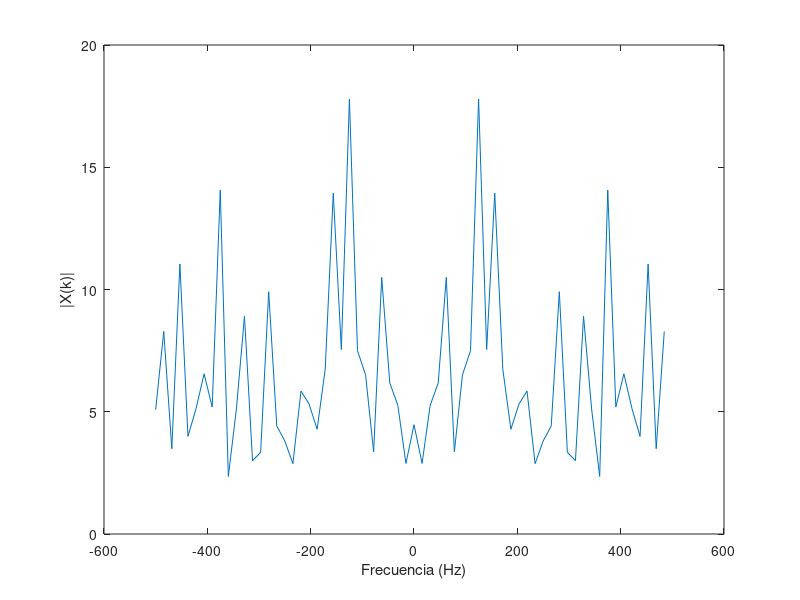

Here is the MATLAB script that generated this plot: (Note: this script raises an error after producing the figure.)
%%%%%%%%%%%%%%%%%%%%%%%%%%%%%%%%%%%%%%%%%%%%%%%%%%%%%%%%%%%%
%%%%%%%%%%%%%%  PARTE 1: Convolución Circular %%%%%%%%%%%%%%
%%%%%%%%%%%%%%%%%%%%%%%%%%%%%%%%%%%%%%%%%%%%%%%%%%%%%%%%%%%%

% PREGUNTA 1

% Parámetros
N = 64;        % Longitud de x[n], puede ajustarse
Ts = 1e-3;     % Periodo de muestreo

% Generar señal aleatoria x[n]
x = randn(N, 1);

% Calcular su espectro X(k)
X = fftshift(fft(x));

% Vector de frecuencia para graficar
Fs = 1/Ts;
f = (-N/2:N/2-1)*(Fs/N);

% Graficar el espectro de x[n]
figure;
plot(f, abs(X));
xlabel("Frecuencia (Hz)");
ylabel("|X(k)|");
xline(0)
title("Espectro de x[n]");


% PREGUNTA 2

% Respuesta al impulso del canal h[n]
h = [-0.1, 0.3, -0.5, 0.7, -0.9, 0.7, -0.5, 0.3, -0.1]';

% Llenar con ceros h[n] hasta longitud N
h_padded = [h; zeros(N - length(h), 1)];

% Calcular su espectro H(k)
H = fftshift(fft(h_padded));

% Graficar el espectro de h[n]
figure;
plot(f, abs(H));
xlabel("Frecuencia (Hz)");
ylabel("|H(k)|");
title("Espectro de h[n]");


% PREGUNTA 3

% Convolución lineal
y = conv(x, h);

% Calcular su FFT de N puntos
Y = fftshift(fft(y, N));

% Graficar el espectro de y[n]
figure;
plot(f, abs(Y));
xlabel("Frecuencia (Hz)");
ylabel("|Y_L(k)|");
title("Espectro de y_L[n] (Convolución Lineal)");


% PREGUNTA 4

% Convolución circular
yc = cconv(x, h, N);  % Convolución circular de N puntos

% Calcular su espectro Yc(k)
Yc = fftshift(fft(yc));

% Graficar el espectro de yc[n]
figure;
plot(f, abs(Yc));
xlabel("Frecuencia (Hz)");
ylabel("|Y_c(k)|");
title("Espectro de y_c[n] (Convolución Circular)");


% PREGUNTA 5

% Calcular el producto X(k) * H(k)
XH = X .* H;

% Comparación entre X(k)*H(k) y Y(k)
figure;
subplot(1,2,1);
plot(f, abs(XH), f, abs(Y));
xlabel("Frecuencia (Hz)");
ylabel("Magnitud");
title("Comparación de X(k)*H(k) y Y_L(k)");
legend("|X(k)*H(k)|", "|Y_L(k)|");

% Comparación entre X(k)*H(k) y Yc(k)
subplot(1,2,2);
plot(f, abs(XH), f, abs(Yc));
xlabel("Frecuencia (Hz)");
ylabel("Magnitud");
title("Comparación de X(k)*H(k) y Y_c(k)");
legend("|X(k)*H(k)|", "|Y_c(k)|");


% PREGUNTA 6

% Longitud del prefijo cíclico (debe ser >= longitud de h[n]-1)
L = length(h) - 1;

% Construir prefijo cíclico a partir de las últimas L muestras de x[n]
cyclic_prefix = x(end-L+1:end);

% Extender x[n] con prefijo cíclico
x_ext = [cyclic_prefix; x];

figure;
hold on;
plot(-L:N-1, x_ext, "b")
plot(0:N-1, x, "r");
xlabel("n");
ylabel("x[n]");
legend("x_{ext}[n]", "x[n]");
title("Señal x[n] y x_{ext}[n] con Prefijo Cíclico");
hold off;


% PREGUNTA 7

% Longitud óptima del prefijo cíclico es L = length(h) - 1
fprintf("Longitud elegida del prefijo cíclico: %d\n", L);

% Convolución lineal con la señal extendida
y_ext = conv(x_ext, h);

% Eliminar las primeras L muestras para extraer el resultado de la convolución circular
yc_extracted = y_ext(L+1:L+N);


figure;
hold on;
plot(-L:N+L-1, y_ext, "b")
plot(0:N-1, yc_extracted, "r");
xlabel("n");
ylabel("x[n]");
xlim([-L, N+L-1])
legend("y_{ext}[n]", "y_c[n]");
title("Convolución circular extraída de la lineal");
hold off;

Yc_extracted = fftshift(fft(yc_extracted));

% Comparación entre X(k)*H(k) y Yc(k) extraído
figure;
plot(f, abs(XH), f, abs(Yc_extracted));
xlabel("Frecuencia (Hz)");
ylabel("Magnitud");
legend("|X(k)*H(k)|", "|Y_{c,extracted}(k)|");
title("Comparación de X(k)*H(k) y Y_{c,extracted}(k)");



%%%%%%%%%%%%%%%%%%%%%%%%%%%%%%%%%%%%%%%%%%%%%%%%%%%%%%%%%%%%
%%%%%%%%%%%%%%%%%%  PARTE 2: Ecualización %%%%%%%%%%%%%%%%%%
%%%%%%%%%%%%%%%%%%%%%%%%%%%%%%%%%%%%%%%%%%%%%%%%%%%%%%%%%%%%

% PREGUNTA 1

% Parámetros de OFDM
NFFT = 128;           % Tamaño de FFT
l_cp = 16;             % Longitud del prefijo cíclico
Nofdm = 100;          % Número de símbolos OFDM
Nf = 10;            % Número de subportadoras de datos
m_ary = 4;            % Modulación QPSK

% Respuesta al impulso del canal h[n]
h = [-0.1, 0.3, -0.5, 0.7, -0.9, 0.7, -0.5, 0.3, -0.1]';
H = fft(h, NFFT);

% Generar bits aleatorios
numBits = Nf * Nofdm * log2(m_ary);
bits = randi([0 1], numBits, 1);

% Modulación QPSK
mod = moduladorQPSK(bits);
mod = reshape(mod, Nf, Nofdm);

% Inicializar la matriz de símbolos OFDM
X = zeros(NFFT, Nofdm);

% Mapear símbolos a subportadoras
X(29:29+Nf-1, :) = mod;

% Símbolos inversos y conjugados
X(NFFT/2+2:NFFT,:) = flipud(conj(X(2:NFFT/2,:)));

% Modulación OFDM (IFFT)
ofdm_mod = ifft(X, NFFT);

% Agregar intervalo de guarda lleno de ceros
ofdm_with_guard = [zeros(l_cp, Nofdm); ofdm_mod];

% Serializar los símbolos OFDM
s = ofdm_with_guard(:);

% PREGUNTA 2

% Transmitir a través del canal
s_rx = conv(s, h);
s_rx = s_rx(1:length(s));

% Remodelar la señal recibida
s_rx_matrix = reshape(s_rx, NFFT + l_cp, Nofdm);

% Eliminar el intervalo de guarda
received_mod = s_rx_matrix(l_cp+1:end, :);

% Demodulación OFDM (FFT)
Y = fft(received_mod, NFFT);

size(Y)
size(repmat(H.', 1, Nofdm))

% Ecualización en el dominio de frecuencia
Y_eq = Y ./ repmat(H, 1, Nofdm);

% Extraer las subportadoras de datos
received_data = Y_eq(2:Nf+1, :);
received_data = received_data(:);

% Demodulación QPSK
received_bits = demoduladorQPSK(received_data);

% Calcular BER
num_errors = sum(bits ~= received_bits);
bit_error_rate = num_errors / numBits;
fprintf("Caso a) BER con intervalo de guarda en cero: %f\n", bit_error_rate);

% Diagrama de constelación
figure;
subplot(1,2,1);
plot(real(mod), imag(mod), "o");
title("Constelación Transmitida");
xlabel("En Fase");
ylabel("En Cuadratura");
axis square;

subplot(1,2,2);
plot(real(received_data), imag(received_data), "o");
title("Constelación Recibida (Caso a)");
xlabel("En Fase");
ylabel("En Cuadratura");
axis square;

%%%%%%%%%%%%%%%%%%%%%%%%%%%%%%%%%%%%%%%%%%%%%%%%%%%%%%%%%%%%
%%%%%%%%%%%%  PARTE B: Intervalo de guarda con 0 %%%%%%%%%%%%%%%%%%
%%%%%%%%%%%%%%%%%%%%%%%%%%%%%%%%%%%%%%%%%%%%%%%%%%%%%%%%%%%%

% Actualizar l_cp para el Caso b)
l_cp = 4;  % Longitud del prefijo cíclico menor al canal

% Modulación QPSK
mod_b = moduladorQPSK(bits);

% Remodelar símbolos en subportadoras x símbolos OFDM
mod_b = reshape(mod_b, Nf, Nofdm);

% Inicializar la matriz de símbolos OFDM
X_b = zeros(NFFT, Nofdm);

% Mapear símbolos a subportadoras
X_b(2:Nf+1, :) = mod_b;

% Modulación OFDM (IFFT)
ofdm_mod_b = ifft(X_b, NFFT);

% Agregar prefijo cíclico (copia de las últimas l_cp muestras)
cyclic_prefix_b = ofdm_mod_b(end-l_cp+1:end, :);
ofdm_with_cp_b = [cyclic_prefix_b; ofdm_mod_b];

% Serializar los símbolos OFDM
s_b = ofdm_with_cp_b(:);

% Transmitir a través del canal
s_rx_b = conv(s_b, h);
s_rx_b = s_rx_b(1:length(s_b));

% Remodelar la señal recibida
s_rx_matrix_b = reshape(s_rx_b, NFFT + l_cp, Nofdm);

% Eliminar el prefijo cíclico
received_mod_b = s_rx_matrix_b(l_cp+1:end, :);

% Demodulación OFDM (FFT)
Y_b = fft(received_mod_b, NFFT);

% Ecualización en el dominio de frecuencia
Y_eq_b = Y_b ./ repmat(H, 1, Nofdm);

% Extraer las subportadoras de datos
received_data_b = Y_eq_b(2:Nf+1, :);
received_data_b = received_data_b(:);

% Demodulación QPSK
received_bits_b = demoduladorQPSK(received_data_b);

% Calcular BER
num_errors_b = sum(bits ~= received_bits_b);
bit_error_rate_b = num_errors_b / numBits;
fprintf("Caso b) BER con prefijo cíclico corto: %f\n", bit_error_rate_b);

% Diagrama de constelación
figure;
subplot(1,2,1);
plot(real(mod_b), imag(mod_b), "o");
title("Constelación Transmitida");
xlabel("En Fase");
ylabel("En Cuadratura");
axis square;

subplot(1,2,2);
plot(real(received_data_b), imag(received_data_b), "o");
title("Constelación Recibida (Caso b)");
xlabel("En Fase");
ylabel("En Cuadratura");
axis square;

%%%%%%%%%%%%%%%%%%%%%%%%%%%%%%%%%%%%%%%%%%%%%%%%%%%%%%%%%%%%
%%%%%%%%%%%%  PARTE C:  %%%%%%%%%%%%%%%%%%
%%%%%%%%%%%%%%%%%%%%%%%%%%%%%%%%%%%%%%%%%%%%%%%%%%%%%%%%%%%%

% Actualizar l_cp para el Caso c)
l_cp = 16;  % Longitud del prefijo cíclico igual o mayor al canal

% Modulación QPSK
mod_c = moduladorQPSK(bits);

% Remodelar símbolos en subportadoras x símbolos OFDM
mod_c = reshape(mod_c, Nf, Nofdm);

% Inicializar la matriz de símbolos OFDM
X_c = zeros(NFFT, Nofdm);

% Mapear símbolos a subportadoras
X_c(2:Nf+1, :) = mod_c;

% Modulación OFDM (IFFT)
ofdm_mod_c = ifft(X_c, NFFT);

% Agregar prefijo cíclico (copia de las últimas l_cp muestras)
cyclic_prefix_c = ofdm_mod_c(end-l_cp+1:end, :);
ofdm_with_cp_c = [cyclic_prefix_c; ofdm_mod_c];

% Serializar los símbolos OFDM
s_c = ofdm_with_cp_c(:);

% Transmitir a través del canal
s_rx_c = conv(s_c, h);
s_rx_c = s_rx_c(1:length(s_c));

% Remodelar la señal recibida
s_rx_matrix_c = reshape(s_rx_c, NFFT + l_cp, Nofdm);

% Eliminar el prefijo cíclico
received_mod_c = s_rx_matrix_c(l_cp+1:end, :);

% Demodulación OFDM (FFT)
Y_c = fft(received_mod_c, NFFT);

% Ecualización en el dominio de frecuencia
Y_eq_c = Y_c ./ repmat(H, 1, Nofdm);

% Extraer las subportadoras de datos
received_data_c = Y_eq_c(2:Nf+1, :);
received_data_c = received_data_c(:);

% Demodulación QPSK
received_bits_c = demoduladorQPSK(received_data_c);

% Calcular BER
num_errors_c = sum(bits ~= received_bits_c);
bit_error_rate_c = num_errors_c / numBits;
fprintf("Caso c) BER con prefijo cíclico suficiente: %f\n", bit_error_rate_c);

% Diagrama de constelación
figure;
subplot(1,2,1);
plot(real(mod_c), imag(mod_c), "o");
title("Constelación Transmitida");
xlabel("En Fase");
ylabel("En Cuadratura");
axis square;

subplot(1,2,2);
plot(real(received_data_c), imag(received_data_c), "o");
title("Constelación Recibida (Caso c)");
xlabel("En Fase");
ylabel("En Cuadratura");
axis square;